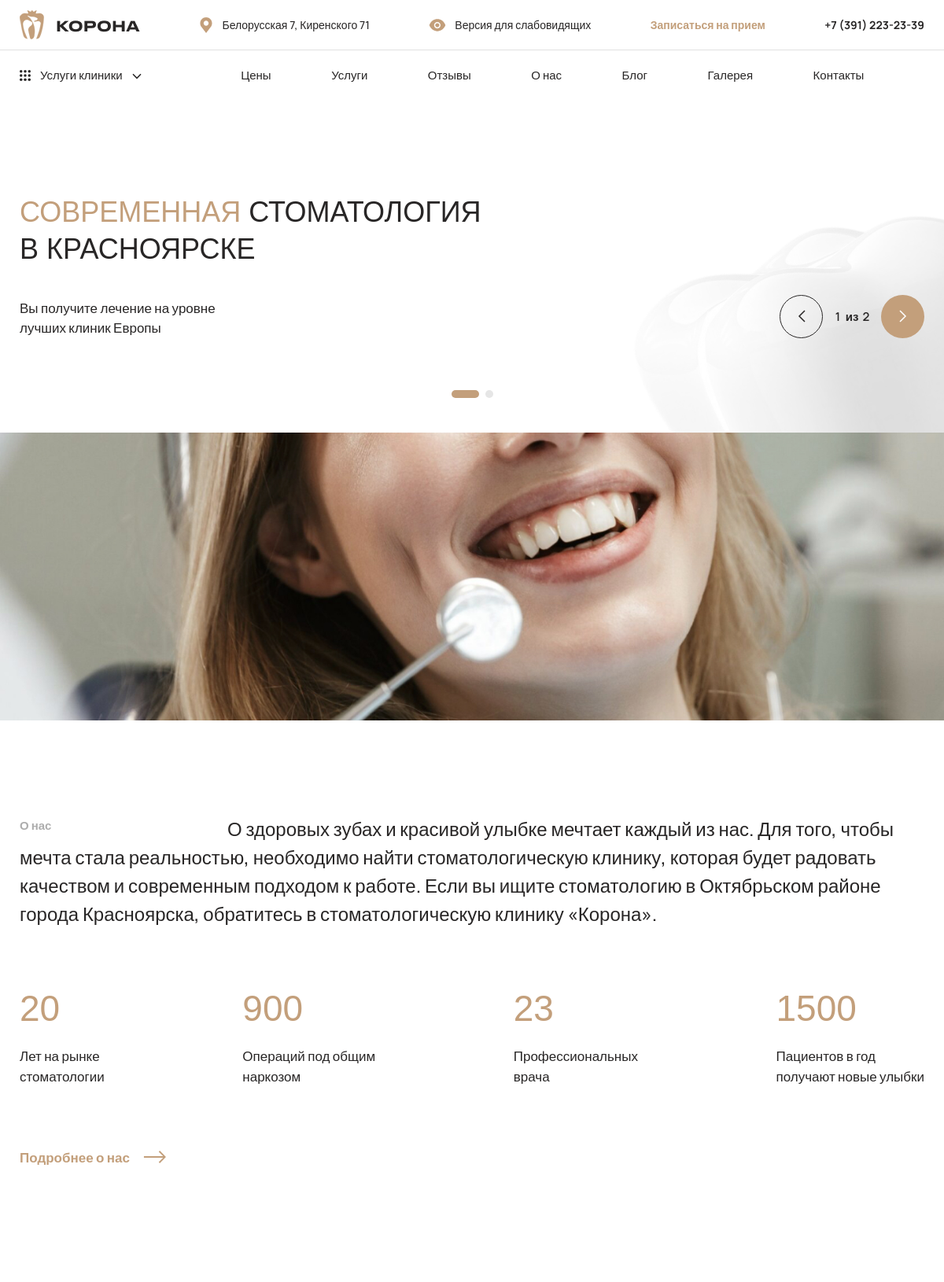
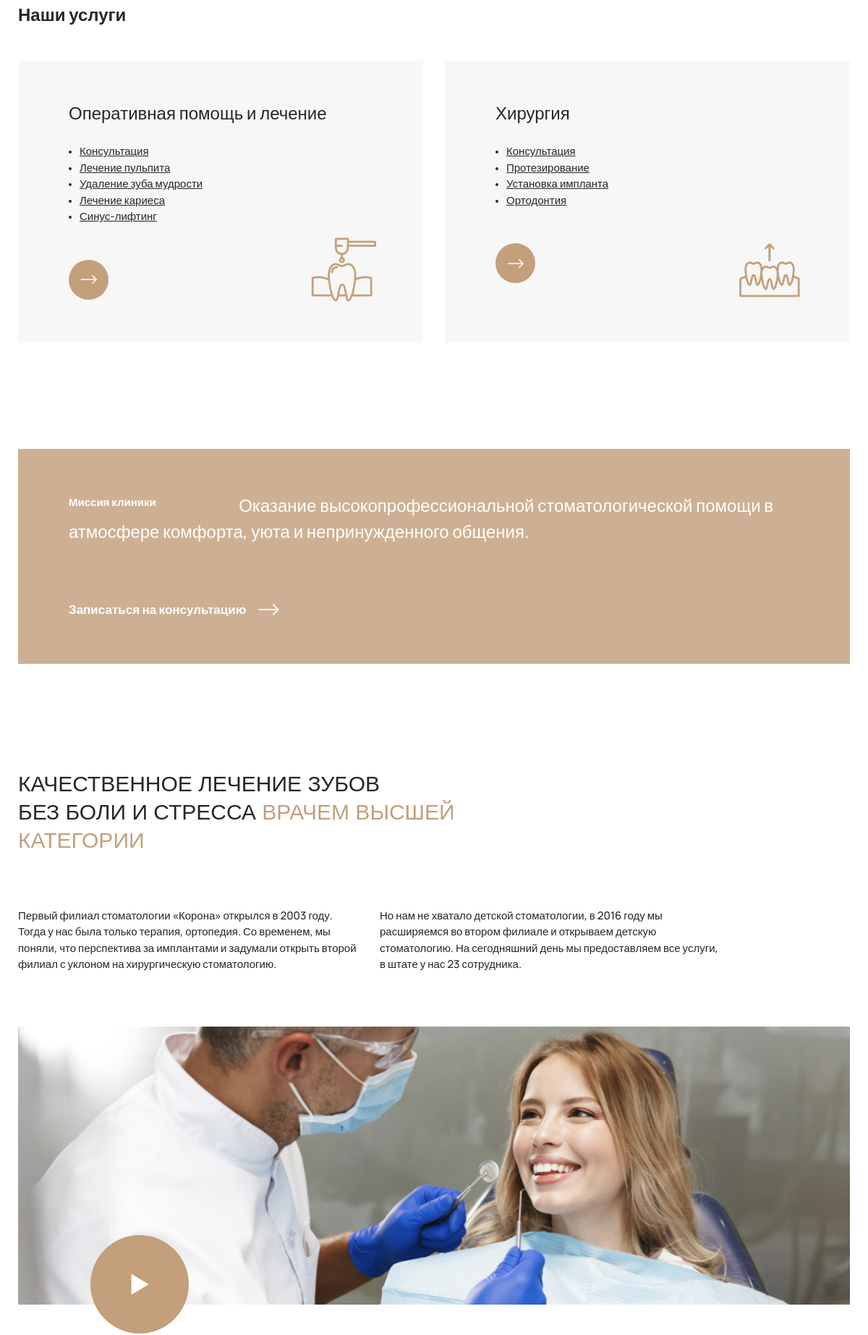
The page / (upper part) on the database its author committed (2 pictures, top to bottom).
### main/models.py (models this page shows, shortened)
class Discount(models.Model):
    title = models.TextField(
        verbose_name=_('Заголовок'),
    )
    description = models.TextField(
        verbose_name=_('Описание'),
    )
    date_added = models.DateField(
        verbose_name=_('Дата заявки'),
        auto_now_add=True,
    )
    show_on_main = models.BooleanField(
        verbose_name=_('Показать на главной'),
        default=False,
    )
    class Meta:
        verbose_name = _('Акции на главной')
        verbose_name_plural = _('Акции на главной')
        ordering = ['-date_added']
        get_latest_by = 'date_added'

### common_info/models.py (models this page shows, shortened)
class SiteSettings(SingletonModel):
    years_on_market = models.IntegerField(
        validators=[validators.MinValueValidator(0)],
        null=True,
        blank=True,
        verbose_name=_('Лет на рынке'),
    )
    count_operations = models.IntegerField(
        validators=[validators.MinValueValidator(0)],
        null=True,
        blank=True,
        verbose_name=_('Кол-во операций под общим наркозом'),
    )
    count_doctors = models.IntegerField(
        validators=[validators.MinValueValidator(0)],
        null=True,
        blank=True,
        verbose_name=_('Кол-во профессиональных врачей'),
    )
    count_patients = models.IntegerField(
        validators=[validators.MinValueValidator(0)],
        null=True,
        blank=True,
        verbose_name=_('Кол-во пацинатов в год'),
    )
    enabled_partners = models.BooleanField(
        default=False,
        verbose_name=_('Отображать партнеров'),
        help_text=_('Включает или отключает блок партнеров на сайте.'),
    )
    class Meta:
        verbose_name = _('Настройки сайта')
        verbose_name_plural = _('Настройки сайта')

### services/models.py (models this page shows, shortened)
class PreviewService(models.Model):
    icon = models.FileField(
        upload_to='sys/service_icons/',
        verbose_name=_('Иконка услуги'),
        default='sys/service_icons/default.png',
        blank=True,
    )
    alt_icon = models.TextField(
        verbose_name=_('Описание иконки'),
    )
    name = models.TextField(
        verbose_name=_('Название услуги'),
    )
    name_html = models.TextField(
        editable=False,
    )
    description = models.TextField(
        verbose_name=_('Описание услуги'),
    )
    description_html = models.TextField(
        editable=False,
    )
    show_on_main = models.BooleanField(
        verbose_name=_('Показать на главной'),
        default=False,
    )
    class Meta:
        verbose_name = _('Предпросмотр услуги на главной (4 блока)')
        verbose_name_plural = _('Предпросмотр услуги')

### main/views.py (the view)
# urls.py: path('', views.index, name='index'),
def index(request: HttpRequest) -> HttpResponse:
    all_discount = Discount.objects.all()
    all_services = Service.objects.all()
    preview_services = PreviewService.objects.all()
    gallery_set = Gallery.objects.all()[:6]
    employees_set = Employee.objects.all()
    comments_set = Comment.objects.filter(status=Comment.Status.APPROVED)
    context = {'all_discount': all_discount.filter(show_on_main=True),
               'main_services': preview_services.filter(show_on_main=True)[:4],
               'all_services': all_services,
               'gallery': gallery_set,
               'employees': employees_set,
               'comments': comments_set}
    return render(request=request,
                  template_name='main/index.html',
                  context=context)

### comments/models.py (called while the page is built)
    def get_estimate_to_list(self):
        return range(int(self.estimate))

### common_info/context_processors.py (called while the page is built)
def get_site_settings(request: HttpRequest) -> Dict[str, Any]:
    return {'site_settings': SiteSettings.load()}

### employees/models.py (called while the page is built)
    def get_absolute_url(self) -> str:
        return reverse('employees:employee', args=(str(self.url), ))

### services/context_processors.py (called while the page is built)
def get_all_services(request: HttpRequest) -> Dict[str, Any]:
    all_services = Service.objects.all()
    return {'all_services': all_services}

### services/models.py (called while the page is built)
    def get_absolute_url(self) -> str:
        return reverse('services:article',
                       args=(str(self.service.url), str(self.url), ))

    def get_absolute_url(self) -> str:
        return reverse('services:service', args=(str(self.url), ))

### utils/models/singleton_model.py (called while the page is built)
    @classmethod
    def load(cls):
        try:
            return cls.objects.get()
        except cls.DoesNotExist:
            return cls()

### visual_version_handler/context_processors.py (called while the page is built)
def visually_impaired(request: HttpRequest) -> Dict[str, Any]:
    visually_impaired_param: bool = request.session.get('visually_impaired', False)
    return {'visually_impaired': visually_impaired_param}

### main/templates/main/index.html (shortened to what this page needs)
{% extends 'layouts/base.html' %} {% load static %}  {% block content %}
<section class='main'>
    <img src="{% static 'img/tooth.png' %}" alt="Зуб" class="main__bg">
    <div class='container'>
        <div class='main__inner'>
            <div class="main__slider">
                <div class='swiper-container'>
                    <div class='swiper-wrapper'>
                        {% for discount in all_discount %}
                        <div class='swiper-slide'>
                            <div class="main__slider-item">
                                <h1 class="main__slider-title title">
                                    {{ discount.title | safe }}
                                </h1>
                                <p class="main__slider-desc subtitle"> {{ discount.description | safe}}</p>
                            </div>
                        </div>
                        {% endfor %}
                    </div>
                </div>
                <div id="bullets" class='main__slider-pagination'></div>
                <div class="main__slider-nav">
                    <div class='main__slider-prev swiper-button-prev btn-brown'>
                    </div>
                    <div class="swiper-pagination"></div>
                    <div class='main__slider-next swiper-button-next btn-brown'>
                        <svg width="10" height="16" viewBox="0 0 10 16" fill="none" xmlns="http://www.w3.org/2000/svg">
                            <path d="M1 1L8 8L1 15" stroke="fff" stroke-width="1.5"/>
                        </svg>
                    </div>
                </div>
            </div>
        </div>
    </div>
</section>
<section class='about-index'>
    <img src="{% static 'img/girl.jpg' %}" alt="Девушка" class="about-index__img">
    <div class='container'>
        <div class='about-index__inner'>
            <p class="about-index__title">
                <span class="about-index__title-sub">О нас</span> <strong>
                        &nbsp;&nbsp;&nbsp;&nbsp;&nbsp;&nbsp;&nbsp;&nbsp;&nbsp;</strong> О здоровых зубах и красивой улыбке мечтает каждый из нас. Для того, чтобы мечта стала реальностью, необходимо найти стоматологическую клинику, которая будет радовать
                качеством и современным подходом к работе. Если вы ищите стоматологию в Октябрьском районе города Красноярска, обратитесь в стоматологическую клинику «Корона».
            </p>
            <div class="about-index__items">
                <div class="about-index__item">
                    <div class="about-index__item-num text-druk">{{ site_settings.years_on_market }}</div>
                    <div class="about-index__item-title">Лет на рынке <br> стоматологии
                    </div>
                </div>
                <div class="about-index__item">
                    <div class="about-index__item-num text-druk">{{ site_settings.count_operations }}</div>
                    <div class="about-index__item-title">Операций под общим <br> наркозом
                    </div>
                </div>
                <div class="about-index__item">
                    <div class="about-index__item-num text-druk">{{ site_settings.count_doctors }}</div>
                    <div class="about-index__item-title">Профессиональных <br> врача
                    </div>
                </div>
                <div class="about-index__item">
                    <div class="about-index__item-num text-druk">{{ site_settings.count_patients }}</div>
                    <div class="about-index__item-title">Пациентов в год <br> получают новые улыбки</div>
                </div>
            </div>
            <a href="{% url 'pages:about' %}" class="about-index__link">
                <span>Подробнее о нас</span>
                <svg width="30" height="30" viewBox="0 0 30 30" fill="none" xmlns="http://www.w3.org/2000/svg">
                        <path d="M21.0863 7.112L19.7605 8.4378L25.3853 14.0626H0.9375V15.9377H25.3852L19.7605 21.5623L21.0863 22.8881L28.9745 15.0001L21.0863 7.112Z" fill="#C39F7B"/>
                    </svg>
            </a>
        </div>
    </div>
</section>
<section class='service'>
    <div class='container'>
        <p class="service__title">Наши услуги</p>
        <div class='service__items'>
            {% for preview in main_services %}
            <div class="service__item">
                <p class="service__item-title text-druk">
                    <h3>{{ preview.name_html | safe }}</h3>
                </p>
                <ul class="service__item-list">
                    {{ preview.description_html | safe }}
                </ul>
                <a href="{{ preview.service.get_absolute_url }}" class="service__item-link btn-brown">
                    <svg width="24" height="24" viewBox="0 0 24 24" fill="none" xmlns="http://www.w3.org/2000/svg">
                            <path d="M16.869 5.68958L15.8084 6.75022L20.3083 11.2501H0.75V12.7501H20.3081L15.8084 17.2498L16.869 18.3105L23.1796 12L16.869 5.68958Z" fill="white"/>
                        </svg>
                </a>
                <div class="service__item-icon">
                    <img src="{{ preview.icon.url }}" alt="{{ preview.alt_icon }}">
                </div>
            </div>
            {% endfor %}
        </div>
    </div>
</section>
<section class='mission'>
    <div class='container'>
        <div class='mission__inner'>
            <img src="{% static 'img/tooth2.png' %}" alt="Зуб" class="mission__bg">
            <div class="mission__title">
                <span class="mission__title-sub">Миссия клиники</span> <strong>
                        &nbsp;&nbsp;&nbsp; </strong> Оказание высокопрофессиональной стоматологической помощи в атмосфере комфорта, уюта и непринужденного общения.
            </div>
            <button href="" class="mission__link" data-toggle="modal" data-target="#modal1">
                <span>Записаться на консультацию</span>
                <svg width="30" height="30" viewBox="0 0 30 30" fill="none" xmlns="http://www.w3.org/2000/svg">
                    <path d="M21.0863 7.11206L19.7605 8.43786L25.3853 14.0627H0.9375V15.9377H25.3852L19.7605 21.5624L21.0863 22.8882L28.9745 15.0001L21.0863 7.11206Z" fill="white"/>
                </svg>
            </button>
        </div>
    </div>
</section>
<section class='info'>
    <div class='container'>
        <div class='info__inner'>
            <h2 class="info__title title2">качественное лечение зубов <br> без боли и стресса <span>врачем высшей <br> категории</span></h2>
            <div class="info__desc">
                <span>Первый филиал стоматологии «Корона» открылся в 2003 году. Тогда у нас была только терапия, ортопедия. Со временем,
                        мы поняли, что перспектива за имплантами и задумали открыть второй филиал с уклоном на хирургическую стоматологию.</span>
                <span>Но нам не хватало детской стоматологии, в 2016 году
                        мы расширяемся во втором филиале и открываем детскую стоматологию. На сегодняшний день мы предоставляем
                        все услуги, в штате у нас 23 сотрудника.</span>
            </div>
            <div class="info__video">
                <img src="{% static 'img/info.jpg' %}" alt="Лечение зуба">
                <a href="https://youtu.be/IAKgLb3LQtQ" target="_blank" class="info__video-btn btn btn-brown">
                    <svg width="25" height="30" viewBox="0 0 25 30" fill="none" xmlns="http://www.w3.org/2000/svg">
                        <path d="M0.600098 0.600098L24.6001 15.0001L0.600098 29.4001V0.600098Z" fill="white"/>
                    </svg>
                </a>
            </div>
        </div>
    </div>
</section>
 {% endblock %}

### rows shown on the page
Discount: title "СОВРЕМЕННАЯ СТОМАТОЛОГИЯ В КРАСНОЯРСКЕ", description "Вы получите лечение на уровне лучших клиник Европы"
SiteSettings: years_on_market "20", count_operations "900", count_doctors "23", count_patients "1500"
PreviewService: name_html "Оперативная помощь и лечение", description_html "Консультация Лечение пульпита Удаление зуба мудрости Лечение кариеса Синус-лифтинг", icon (picture)
PreviewService: name_html "Хирургия", description_html "Консультация Протезирование Установка импланта Ортодонтия", icon (picture)
